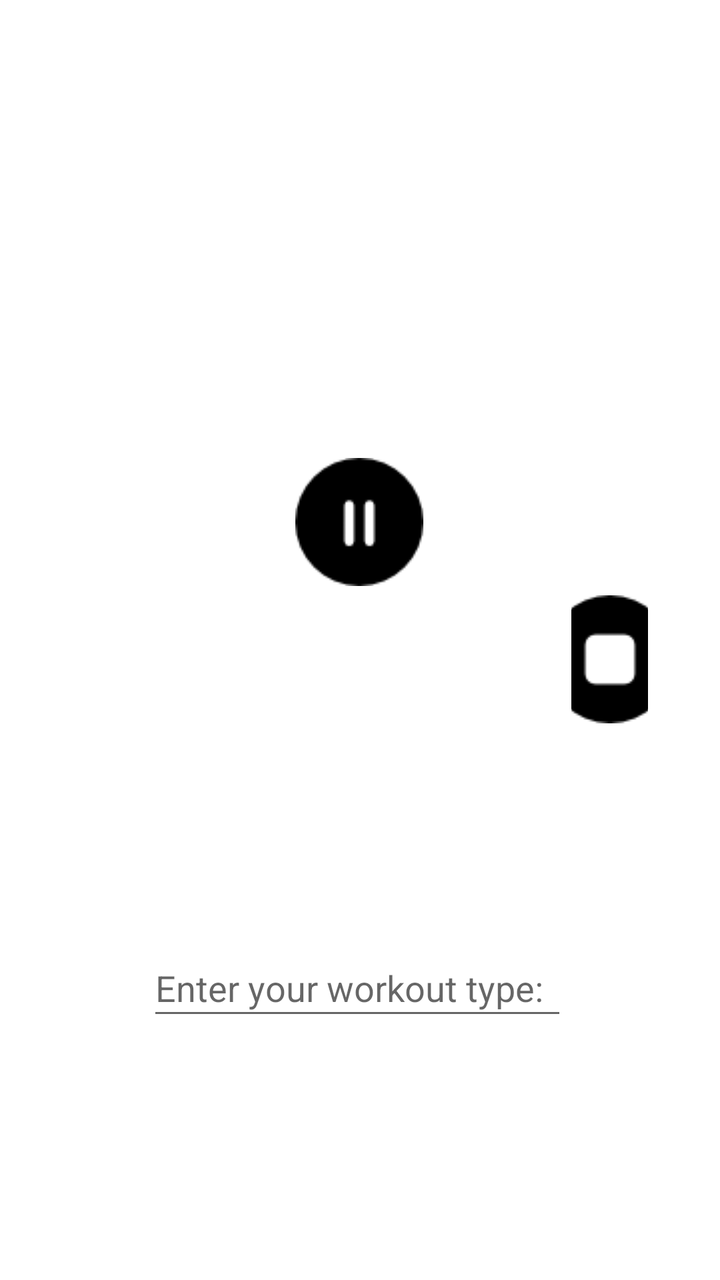
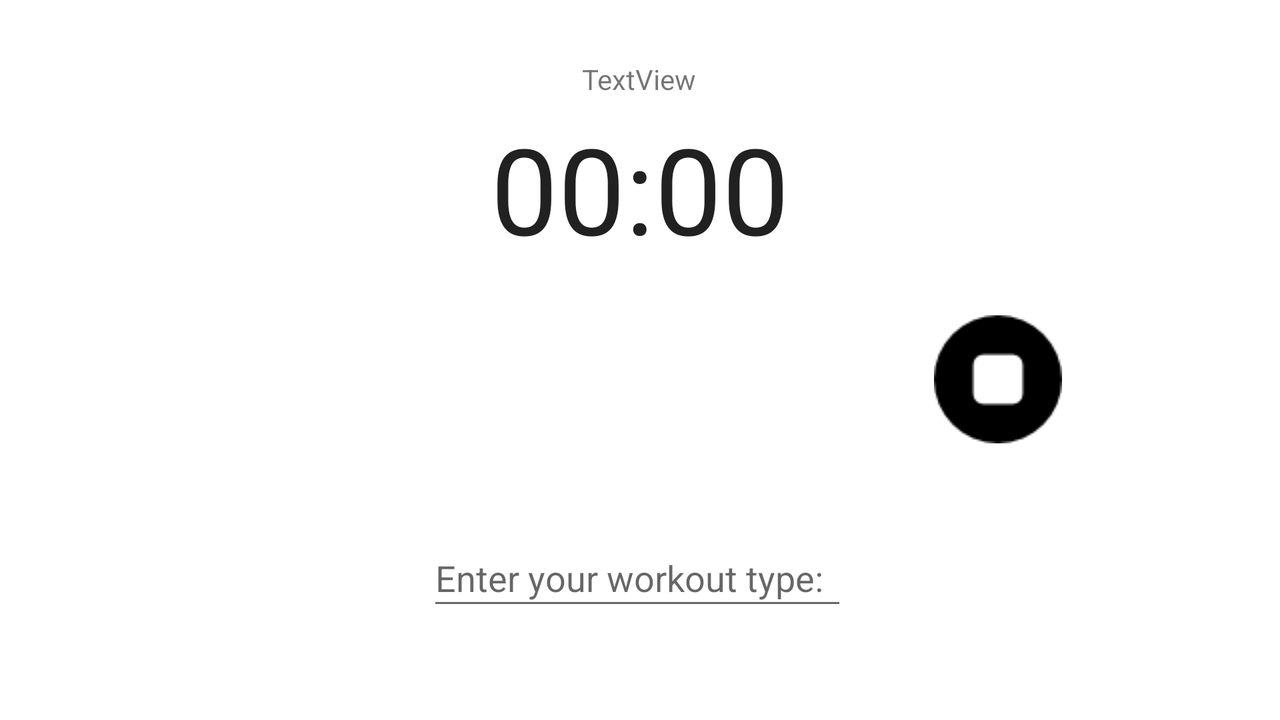

Two renders of one Android screen. The first uses the default layout on a phone; the second uses the alternative layout the repository ships for a different screen configuration, on a matching device. The two XML files are below.
<!-- AndroidManifest.xml: application theme Theme.HiTimer -->
<!-- res/layout/activity_main.xml -->
<?xml version="1.0" encoding="utf-8"?>
<androidx.constraintlayout.widget.ConstraintLayout xmlns:android="http://schemas.android.com/apk/res/android"
    xmlns:app="http://schemas.android.com/apk/res-auto"
    xmlns:tools="http://schemas.android.com/tools"
    android:layout_width="match_parent"
    android:layout_height="match_parent"
    android:background="@drawable/background"
    tools:context=".MainActivity">

    <ImageButton
        android:id="@+id/play"
        android:layout_width="0dp"
        android:layout_height="64dp"
        android:layout_marginStart="36dp"
        android:layout_marginLeft="36dp"
        android:layout_marginTop="343dp"
        android:layout_marginBottom="328dp"
        android:background="#00FFFFFF"
        android:contentDescription="TODO"
        android:onClick="startTimer"
        app:layout_constraintBottom_toBottomOf="parent"
        app:layout_constraintEnd_toStartOf="@+id/pause"
        app:layout_constraintHorizontal_bias="0.5"
        app:layout_constraintStart_toStartOf="parent"
        app:layout_constraintTop_toTopOf="parent"
        app:srcCompat="@drawable/play_button" />

    <ImageButton
        android:id="@+id/pause"
        android:layout_width="wrap_content"
        android:layout_height="wrap_content"
        android:layout_marginStart="73dp"
        android:layout_marginLeft="73dp"
        android:layout_marginEnd="74dp"
        android:layout_marginRight="74dp"
        android:layout_marginBottom="177dp"
        android:background="#00FFFFFF"
        android:contentDescription="TODO"
        android:onClick="pauseTimer"
        app:layout_constraintBottom_toTopOf="@+id/workoutType"
        app:layout_constraintEnd_toStartOf="@+id/stop"
        app:layout_constraintHorizontal_bias="0.5"
        app:layout_constraintStart_toEndOf="@+id/play"
        app:srcCompat="@drawable/pause_button" />

    <ImageButton
        android:id="@+id/stop"
        android:layout_width="0dp"
        android:layout_height="wrap_content"
        android:layout_marginTop="343dp"
        android:layout_marginEnd="36dp"
        android:layout_marginRight="36dp"
        android:layout_marginBottom="324dp"
        android:background="#00FFFFFF"
        android:contentDescription="TODO"
        android:onClick="stopTimer"
        app:layout_constraintBottom_toBottomOf="parent"
        app:layout_constraintEnd_toEndOf="parent"
        app:layout_constraintHorizontal_bias="0.5"
        app:layout_constraintStart_toEndOf="@+id/pause"
        app:layout_constraintTop_toTopOf="parent"
        app:srcCompat="@drawable/stop_button" />

    <TextView
        android:id="@+id/previousWorkout"
        android:layout_width="wrap_content"
        android:layout_height="0dp"
        android:layout_marginStart="176dp"
        android:layout_marginLeft="176dp"
        android:layout_marginTop="64dp"
        android:layout_marginEnd="177dp"
        android:layout_marginRight="177dp"
        android:textSize="18sp"
        app:layout_constraintEnd_toEndOf="parent"
        app:layout_constraintStart_toStartOf="parent"
        app:layout_constraintTop_toTopOf="parent" />

    <Chronometer
        android:id="@+id/chronometer"
        android:layout_width="wrap_content"
        android:layout_height="wrap_content"
        android:layout_marginStart="182dp"
        android:layout_marginLeft="182dp"
        android:layout_marginTop="84dp"
        android:layout_marginEnd="182dp"
        android:layout_marginRight="182dp"
        android:layout_marginBottom="63dp"
        android:textSize="80sp"
        app:layout_constraintBottom_toTopOf="@+id/pause"
        app:layout_constraintEnd_toEndOf="parent"
        app:layout_constraintStart_toStartOf="parent"
        app:layout_constraintTop_toBottomOf="@+id/previousWorkout" />

    <EditText
        android:id="@+id/workoutType"
        android:layout_width="wrap_content"
        android:layout_height="45dp"
        android:layout_marginStart="99dp"
        android:layout_marginLeft="99dp"
        android:layout_marginEnd="102dp"
        android:layout_marginRight="102dp"
        android:layout_marginBottom="125dp"
        android:ems="10"
        android:hint="@string/workout_enty"
        android:inputType="textPersonName"
        app:layout_constraintBottom_toBottomOf="parent"
        app:layout_constraintEnd_toEndOf="parent"
        app:layout_constraintStart_toStartOf="parent" />
</androidx.constraintlayout.widget.ConstraintLayout>
<!-- resources referenced by this layout -->
<resources>
  <!-- drawable pause_button: png bitmap (drawable, 766 bytes) -->
  <!-- drawable stop_button: png bitmap (drawable, 658 bytes) -->
  <string name="workout_enty">Enter your workout type:</string>
  <style name="Theme.HiTimer" parent="Theme.MaterialComponents.DayNight.DarkActionBar">
          
          <item name="colorPrimary">@color/purple_500</item>
          <item name="colorPrimaryVariant">@color/purple_700</item>
          <item name="colorOnPrimary">@color/white</item>
          
          <item name="colorSecondary">@color/teal_200</item>
          <item name="colorSecondaryVariant">@color/teal_700</item>
          <item name="colorOnSecondary">@color/black</item>
          
          <item name="android:statusBarColor" tools:targetApi="l">?attr/colorPrimaryVariant</item>
          
      </style>
</resources>
<!-- res/layout-land/activity_main.xml (the repository's variant of the layout above) -->
<!-- drawn on the phone turned sideways -->
<?xml version="1.0" encoding="utf-8"?>
<androidx.constraintlayout.widget.ConstraintLayout xmlns:android="http://schemas.android.com/apk/res/android"
    xmlns:app="http://schemas.android.com/apk/res-auto"
    xmlns:tools="http://schemas.android.com/tools"
    android:layout_width="match_parent"
    android:layout_height="match_parent"
    android:background="@drawable/background"
    tools:context=".MainActivity">

    <ImageButton
        android:id="@+id/play"
        android:layout_width="0dp"
        android:layout_height="64dp"
        android:layout_marginStart="36dp"
        android:layout_marginLeft="36dp"
        android:layout_marginTop="343dp"
        android:layout_marginBottom="324dp"
        android:background="#00FFFFFF"
        android:onClick="startTimer"
        app:layout_constraintBottom_toBottomOf="parent"
        app:layout_constraintEnd_toStartOf="@+id/pause"
        app:layout_constraintHorizontal_bias="0.5"
        app:layout_constraintStart_toStartOf="parent"
        app:layout_constraintTop_toTopOf="parent"
        app:srcCompat="@drawable/play_button" />

    <ImageButton
        android:id="@+id/pause"
        android:layout_width="wrap_content"
        android:layout_height="wrap_content"
        android:layout_marginStart="73dp"
        android:layout_marginLeft="73dp"
        android:layout_marginTop="343dp"
        android:layout_marginEnd="74dp"
        android:layout_marginRight="74dp"
        android:layout_marginBottom="324dp"
        android:background="#00FFFFFF"
        android:onClick="pauseTimer"
        app:layout_constraintBottom_toBottomOf="parent"
        app:layout_constraintEnd_toStartOf="@+id/stop"
        app:layout_constraintHorizontal_bias="0.5"
        app:layout_constraintStart_toEndOf="@+id/play"
        app:layout_constraintTop_toTopOf="parent"
        app:srcCompat="@drawable/pause_button" />

    <ImageButton
        android:id="@+id/stop"
        android:layout_width="0dp"
        android:layout_height="wrap_content"
        android:layout_marginTop="343dp"
        android:layout_marginEnd="36dp"
        android:layout_marginRight="36dp"
        android:layout_marginBottom="324dp"
        android:background="#00FFFFFF"
        android:onClick="stopTimer"
        app:layout_constraintBottom_toBottomOf="parent"
        app:layout_constraintEnd_toEndOf="parent"
        app:layout_constraintHorizontal_bias="0.5"
        app:layout_constraintStart_toEndOf="@+id/pause"
        app:layout_constraintTop_toTopOf="parent"
        app:srcCompat="@drawable/stop_button" />

    <TextView
        android:id="@+id/previousWorkout"
        android:layout_width="wrap_content"
        android:layout_height="0dp"
        android:layout_marginStart="176dp"
        android:layout_marginLeft="176dp"
        android:layout_marginTop="30dp"
        android:layout_marginEnd="177dp"
        android:layout_marginRight="177dp"
        android:text="TextView"
        app:layout_constraintEnd_toEndOf="parent"
        app:layout_constraintStart_toStartOf="parent"
        app:layout_constraintTop_toTopOf="parent" />

    <Chronometer
        android:id="@+id/chronometer"
        android:layout_width="wrap_content"
        android:layout_height="wrap_content"
        android:layout_marginStart="182dp"
        android:layout_marginLeft="182dp"
        android:layout_marginTop="5dp"
        android:layout_marginEnd="182dp"
        android:layout_marginRight="182dp"
        android:textSize="60dp"
        app:layout_constraintEnd_toEndOf="parent"
        app:layout_constraintStart_toStartOf="parent"
        app:layout_constraintTop_toBottomOf="@+id/previousWorkout" />

    <EditText
        android:id="@+id/workoutType"
        android:layout_width="wrap_content"
        android:layout_height="45dp"
        android:layout_marginStart="99dp"
        android:layout_marginLeft="99dp"
        android:layout_marginEnd="102dp"
        android:layout_marginRight="102dp"
        android:layout_marginBottom="50dp"
        android:ems="10"
        android:hint="@string/workout_enty"
        android:inputType="textPersonName"
        app:layout_constraintBottom_toBottomOf="parent"
        app:layout_constraintEnd_toEndOf="parent"
        app:layout_constraintStart_toStartOf="parent" />
</androidx.constraintlayout.widget.ConstraintLayout>
